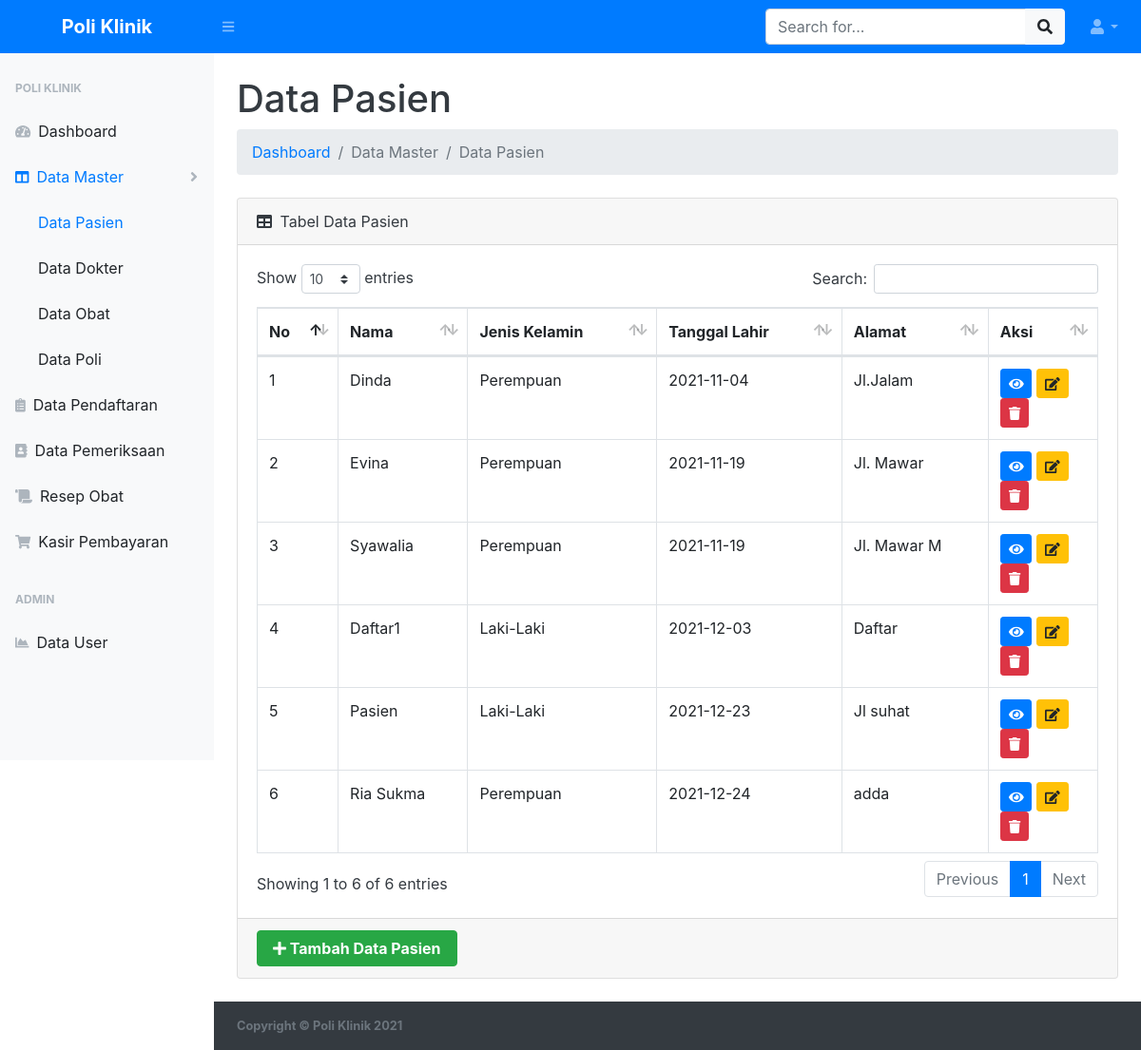
/data-master/data-pasien/pasien.php (signed in), run on the app's committed database.
### tables this page shows
CREATE TABLE `tb_pasien` (
  `id_pasien` int NOT NULL,
  `nm_pasien` varchar(30) NOT NULL,
  `jenis_kelamin` enum('Laki-Laki','Perempuan') NOT NULL,
  `tgl_lahir` date NOT NULL,
  `alamat` text NOT NULL
);

### data-master/data-pasien/pasien.php (the view, shortened to what this page needs)
<?php
include '../../koneksi.php';
?>
<!DOCTYPE html>
<html lang="en">
<head>
    <link href="../../assets/css/styles.css" rel="stylesheet" />
    <link href="../../assets/css/dataTables.bootstrap4.min.css" rel="stylesheet" />
</head>
<body class="sb-nav-fixed">
    <nav class="sb-topnav navbar navbar-expand navbar-dark bg-primary">
        <a class="navbar-brand font-weight-bold text-center" href="../../index.php">Poli Klinik</a>
        <button class="btn btn-link btn-sm order-1 order-lg-0" id="sidebarToggle" href="#"><i class="fas fa-bars"></i></button>
        <form class="d-none d-md-inline-block form-inline ml-auto mr-0 mr-md-3 my-2 my-md-0">
            <div class="input-group">
                <input class="form-control" type="text" placeholder="Search for..." aria-label="Search" aria-describedby="basic-addon2" />
                <div class="input-group-append">
                    <button class="btn btn-light" type="button"><i class="fas fa-search"></i></button>
                </div>
            </div>
        </form>
        <ul class="navbar-nav ml-auto ml-md-0">
            <li class="nav-item dropdown">
                <a class="nav-link dropdown-toggle" id="userDropdown" href="#" role="button" data-toggle="dropdown" aria-haspopup="true" aria-expanded="false"><i class="fas fa-user fa-fw"></i></a>
            </li>
        </ul>
    </nav>
    <div id="layoutSidenav">
        <div id="layoutSidenav_nav">
            <nav class="sb-sidenav accordion sb-sidenav-light" id="sidenavAccordion">
                <div class="sb-sidenav-menu">
                    <div class="nav">
                        <div class="sb-sidenav-menu-heading">Poli Klinik</div>
                        <a class="nav-link" href="../../index.php">
                            <div class="sb-nav-link-icon"><i class="fas fa-tachometer-alt"></i></div>
                            Dashboard
                        </a>
                        <?php if ($_SESSION["jabatan"] == 'admin') : ?>
                            <a class="nav-link collapsed active" href="#" data-toggle="collapse" data-target="#data-master" aria-expanded="false" aria-controls="data-master">
                                <div class="sb-nav-link-icon"><i class="fas fa-columns"></i></div>
                                Data Master
                                <div class="sb-sidenav-collapse-arrow"><i class="fas fa-angle-down"></i></div>
                            </a>
                            <div class="collapse show" id="data-master" aria-labelledby="headingOne" data-parent="#sidenavAccordion">
                                <nav class="sb-sidenav-menu-nested nav">
                                    <a class="nav-link active" href="../data-pasien/pasien.php">Data Pasien</a>
                                    <a class="nav-link" href="../data-dokter/dokter.php">Data Dokter</a>
                                    <a class="nav-link" href="../data-obat/obat.php">Data Obat</a>
                                    <a class="nav-link" href="../data-poli/poli.php">Data Poli</a>
                                </nav>
                            </div>
                            <a class="nav-link" href="../../data-pendaftaran/pendaftaran.php">
                                <div class="sb-nav-link-icon"><i class="fas fa-clipboard-list"></i></div>
                                Data Pendaftaran
                            </a>
                            <a class="nav-link" href="../../data-pemeriksaan/pemeriksaan.php">
                                <div class="sb-nav-link-icon"><i class="fas fa-address-book"></i></div>
                                Data Pemeriksaan
                            </a>
                            <a class="nav-link" href="../../data-resep/resep.php">
                                <div class="sb-nav-link-icon"><i class="fas fa-scroll"></i></div>
                                Resep Obat
                            </a>
                            <a class="nav-link" href="../../data-pembayaran/pembayaran.php">
                                <div class="sb-nav-link-icon"><i class="fas fa-shopping-cart"></i></div>
                                Kasir Pembayaran
                            </a>
                            <div class="sb-sidenav-menu-heading">Admin</div>
                            <a class="nav-link" href="../../user.php">
                                <div class="sb-nav-link-icon"><i class="fas fa-chart-area"></i></div>
                                Data User
                            </a>
                        <?php endif; ?>
                    </div>
                </div>
            </nav>
        </div>
        <div id="layoutSidenav_content" class="bg-white text-dark">
            <main>
                <div class="container-fluid">
                    <h1 class="mt-4">Data Pasien</h1>
                    <ol class="breadcrumb mb-4">
                        <li class="breadcrumb-item"><a href="../../index.php" class="text-decoration-none">Dashboard</a></li>
                        <li class="breadcrumb-item active">Data Master</li>
                        <li class="breadcrumb-item active">Data Pasien</li>
                    </ol>
                    <div class="card mb-4">
                        <div class="card-header">
                            <i class="fas fa-table mr-1"></i>
                            Tabel Data Pasien
                        </div>
                        <div class="card-body">
                            <div class="table-responsive">
                                <table class="table table-bordered" id="dataTable" width="100%" cellspacing="0">
                                    <thead>
                                        <tr>
                                            <th>No</th>
                                            <th>Nama</th>
                                            <th>Jenis Kelamin</th>
                                            <th>Tanggal Lahir</th>
                                            <th>Alamat</th>
                                            <th>Aksi</th>
                                        </tr>
                                    </thead>
                                    <tbody>
                                        <?php $nomor = 1; ?>
                                        <?php $ambil = $koneksi->query("SELECT * FROM tb_pasien"); ?>
                                        <?php while ($pecah = $ambil->fetch_assoc()) { ?>
                                            <tr>
                                                <td><?php echo $nomor; ?></td>
                                                <td><?php echo $pecah['nm_pasien']; ?></td>
                                                <td><?php echo $pecah['jenis_kelamin']; ?></td>
                                                <td><?php echo $pecah['tgl_lahir']; ?></td>
                                                <td><?php echo $pecah['alamat']; ?></td>
                                                <td>
                                                    <?php if ($_SESSION["jabatan"] == 'admin') : ?>
                                                        <a href="pasien_view.php?&id_pasien=<?php echo $pecah['id_pasien']; ?>" class="btn-primary btn-sm btn">
                                                            <i class="fas fa-eye"></i></i>
                                                        </a>
                                                        <a href="pasien_ubah.php?&id_pasien=<?php echo $pecah['id_pasien']; ?>" class="btn-warning btn-sm btn">
                                                            <i class="fas fa-edit"></i>
                                                        </a>
                                                        <a href="pasien_hapus.php?&id_pasien=<?php echo $pecah['id_pasien']; ?>" class="btn-danger btn-sm btn">
                                                            <i class="fas fa-trash"></i>
                                                        </a>
                                                    <?php elseif ($_SESSION["jabatan"] == 'pendaftaran') : ?>
                                                        <a href="pasien_view.php?&id_pasien=<?php echo $pecah['id_pasien']; ?>" class="btn-primary btn-sm btn">
                                                            <i class="fas fa-eye"></i></i>
                                                        </a>
                                                    <?php endif; ?>
                                                </td>
                                            </tr>
                                            <?php $nomor++; ?>
                                        <?php } ?>
                                    </tbody>
                                </table>
                            </div>
                        </div>
                        <div class="card-footer">
                            <a href="pasien_tambah.php" class="btn-success btn px-3 font-weight-bold"><i class="fas fa-plus "></i> Tambah Data Pasien</a>
                        </div>
                    </div>
                </div>
            </main>
            <footer class="py-3 bg-dark mt-auto">
                <div class="container-fluid">
                    <div class="d-flex align-items-center justify-content-between small">
                        <div class="text-muted font-weight-bold">Copyright &copy; Poli Klinik 2021</div>
                    </div>
                </div>
            </footer>
        </div>
    </div>
</body>
</html>

### data on the page
tb_pasien: nm_pasien "Dinda", jenis_kelamin "Perempuan", tgl_lahir "2021-11-04", alamat "Jl.Jalam"
tb_pasien: nm_pasien "Evina", jenis_kelamin "Perempuan", tgl_lahir "2021-11-19", alamat "Jl. Mawar"
tb_pasien: nm_pasien "Syawalia", jenis_kelamin "Perempuan", tgl_lahir "2021-11-19", alamat "Jl. Mawar M"
tb_pasien: nm_pasien "Daftar1", jenis_kelamin "Laki-Laki", tgl_lahir "2021-12-03", alamat "Daftar"
tb_pasien: nm_pasien "Pasien", jenis_kelamin "Laki-Laki", tgl_lahir "2021-12-23", alamat "Jl suhat"
tb_pasien: nm_pasien "Ria Sukma", jenis_kelamin "Perempuan", tgl_lahir "2021-12-24", alamat "adda"
